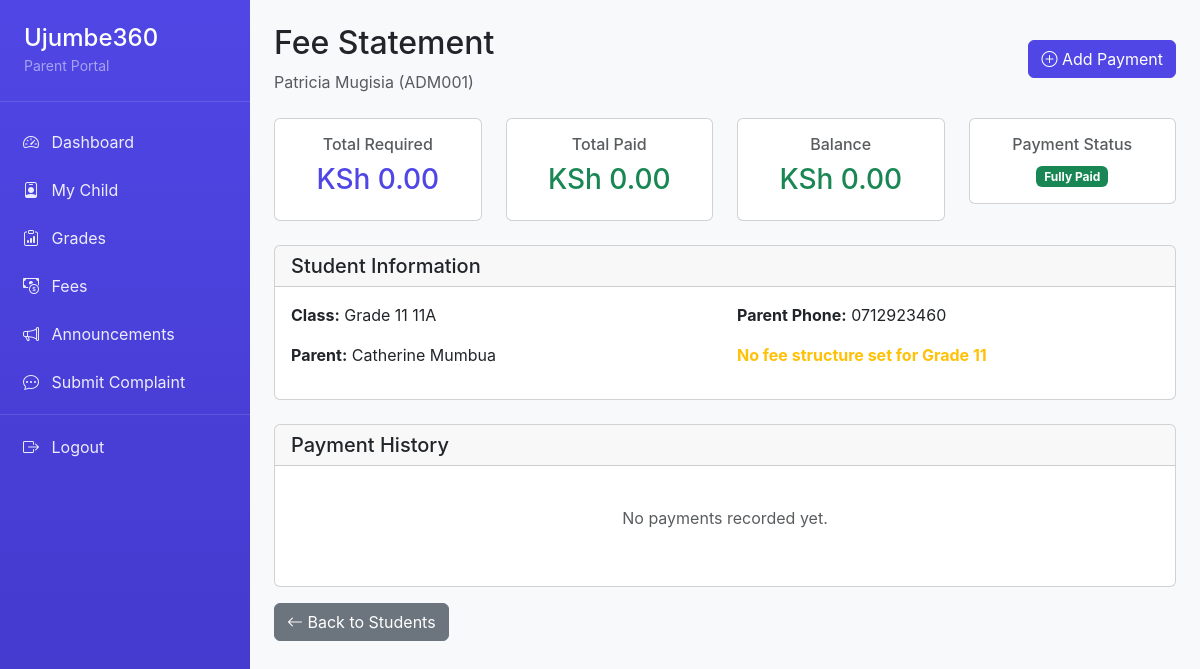
The page /admin-portal/fees/student/1/ (signed in) on the database its author committed.
### lms/models.py (models this page shows, shortened)
class Student(models.Model):
    GENDER_CHOICES = [
        ('M', 'Male'),
        ('F', 'Female'),
    ]
    admission_number = models.CharField(max_length=20, unique=True)
    first_name = models.CharField(max_length=50)
    last_name = models.CharField(max_length=50)
    gender = models.CharField(max_length=1, choices=GENDER_CHOICES)
    date_of_birth = models.DateField()
    parent_name = models.CharField(max_length=100)
    parent_phone = models.CharField(max_length=20)
    class_level = models.CharField(max_length=50)  # e.g., "Form 1", "Form 2", "Grade 1"
    stream = models.CharField(max_length=50, blank=True)  # e.g., "A", "B", "East"
    created_at = models.DateTimeField(auto_now_add=True)
    updated_at = models.DateTimeField(auto_now=True)
    class Meta:
        ordering = ['class_level', 'stream', 'first_name', 'last_name']
    @property
    def full_name(self):
        return f"{self.first_name} {self.last_name}"

### lms/views.py (the view)
# urls.py: path('admin-portal/fees/student/<int:student_id>/', views.student_fee_detail, name='student_fee_detail'),
@login_required
def student_fee_detail(request, student_id):
    student = get_object_or_404(Student, pk=student_id)
    if not is_staff_user(request.user):
        parent_student = get_parent_student(request)
        if not parent_student or parent_student.id != student.id:
            messages.error(request, "You do not have permission to view this student's information.")
            return redirect('parent_dashboard')
    try:
        fee_structure = FeeStructure.objects.get(class_level=student.class_level)
        total_required = fee_structure.amount_required
    except FeeStructure.DoesNotExist:
        fee_structure = None
        total_required = Decimal('0.00')
    payments = Payment.objects.filter(student=student).order_by('date', 'created_at')
    total_paid = payments.aggregate(
        total=Coalesce(Sum('amount_paid'), Decimal('0.00'))
    )['total'] or Decimal('0.00')
    balance = total_required - total_paid
    context = {
        'student': student,
        'fee_structure': fee_structure,
        'total_required': total_required,
        'total_paid': total_paid,
        'balance': balance,
        'payments': payments,
    }
    return render(request, 'fees/student_fee_detail.html', context)

### lms/views.py (called while the page is built)
def is_staff_user(user):
    return user.is_staff or user.is_superuser

### lms/templates/fees/student_fee_detail.html (shortened to what this page needs)
{% extends 'base.html' %}
{% block content %}
<div class="mb-4">
    <div class="d-flex justify-content-between align-items-center">
        <div>
            <h2>Fee Statement</h2>
            <p class="text-muted mb-0">{{ student.full_name }} ({{ student.admission_number }})</p>
        </div>
        {% if user.is_staff or user.is_superuser %}
        <a href="{% url 'add_payment' student.id %}" class="btn btn-primary">
            <i class="bi bi-plus-circle"></i> Add Payment
        </a>
        {% endif %}
    </div>
</div>
<div class="row">
    <div class="col-md-3">
        <div class="card text-center">
            <div class="card-body">
                <h6 class="text-muted">Total Required</h6>
                <h3 class="text-primary">KSh {{ total_required|floatformat:2 }}</h3>
            </div>
        </div>
    </div>
    <div class="col-md-3">
        <div class="card text-center">
            <div class="card-body">
                <h6 class="text-muted">Total Paid</h6>
                <h3 class="text-success">KSh {{ total_paid|floatformat:2 }}</h3>
            </div>
        </div>
    </div>
    <div class="col-md-3">
        <div class="card text-center">
            <div class="card-body">
                <h6 class="text-muted">Balance</h6>
                <h3 class="{% if balance > 0 %}text-danger{% else %}text-success{% endif %}">
                    KSh {{ balance|floatformat:2 }}
                </h3>
            </div>
        </div>
    </div>
    <div class="col-md-3">
        <div class="card text-center">
            <div class="card-body">
                <h6 class="text-muted">Payment Status</h6>
                {% if balance <= 0 %}
                    <span class="badge bg-success">Fully Paid</span>
                {% elif balance < total_required %}
                    <span class="badge bg-warning">Partially Paid</span>
                {% else %}
                    <span class="badge bg-danger">Not Paid</span>
                {% endif %}
            </div>
        </div>
    </div>
</div>
<div class="card mt-4">
    <div class="card-header">
        <h5 class="mb-0">Student Information</h5>
    </div>
    <div class="card-body">
        <div class="row">
            <div class="col-md-6">
                <p><strong>Class:</strong> {{ student.class_level }} {{ student.stream|default:"" }}</p>
                <p><strong>Parent:</strong> {{ student.parent_name }}</p>
            </div>
            <div class="col-md-6">
                <p><strong>Parent Phone:</strong> {{ student.parent_phone }}</p>
                {% if fee_structure %}
                    <p><strong>Fee Structure:</strong> KSh {{ fee_structure.amount_required|floatformat:2 }} per term</p>
                {% else %}
                    <p class="text-warning"><strong>No fee structure set for {{ student.class_level }}</strong></p>
                {% endif %}
            </div>
        </div>
    </div>
</div>
<div class="card mt-4">
    <div class="card-header">
        <h5 class="mb-0">Payment History</h5>
    </div>
    <div class="card-body">
        {% if payments %}
        <div class="table-responsive">
            <table class="table table-hover">
                <thead class="table-light">
                    <tr>
                        <th>Date</th>
                        <th>Amount Paid</th>
                        <th>Balance After</th>
                    </tr>
                </thead>
                <tbody>
                    {% for payment in payments %}
                    <tr>
                        <td>{{ payment.date|date:"M d, Y" }}</td>
                        <td class="text-success">KSh {{ payment.amount_paid|floatformat:2 }}</td>
                        <td class="{% if payment.balance_after > 0 %}text-danger{% else %}text-success{% endif %}">
                            KSh {{ payment.balance_after|floatformat:2 }}
                        </td>
                    </tr>
                    {% endfor %}
                </tbody>
            </table>
        </div>
        {% else %}
        <p class="text-muted text-center py-4">No payments recorded yet.</p>
        {% endif %}
    </div>
</div>
<div class="mt-3">
    {% if user.is_staff or user.is_superuser %}
        <a href="{% url 'student_list' %}" class="btn btn-secondary">
            <i class="bi bi-arrow-left"></i> Back to Students
        </a>
    {% else %}
        <a href="{% url 'parent_dashboard' %}" class="btn btn-secondary">
            <i class="bi bi-arrow-left"></i> Back to Dashboard
        </a>
    {% endif %}
</div>
{% endblock %}

### lms/templates/base.html (style rules this page uses)
:root { --bs-primary: #4F46E5; --bs-primary-rgb: 79, 70, 229; }
body { font-family: -apple-system, BlinkMacSystemFont, 'Segoe UI', Roboto, 'Helvetica Neue', Arial, sans-serif; }
.btn-primary { background-color: var(--bs-primary); border-color: var(--bs-primary); }

### rows shown on the page
Student: full_name "Patricia Mugisia", admission_number "ADM001", class_level "Grade 11", stream "11A", parent_name "Catherine Mumbua", parent_phone "0712923460"

### other values the page prints
{{ total_required|floatformat:2 }} "0.00"
{{ total_paid|floatformat:2 }} "0.00"
{{ balance|floatformat:2 }} "0.00"
